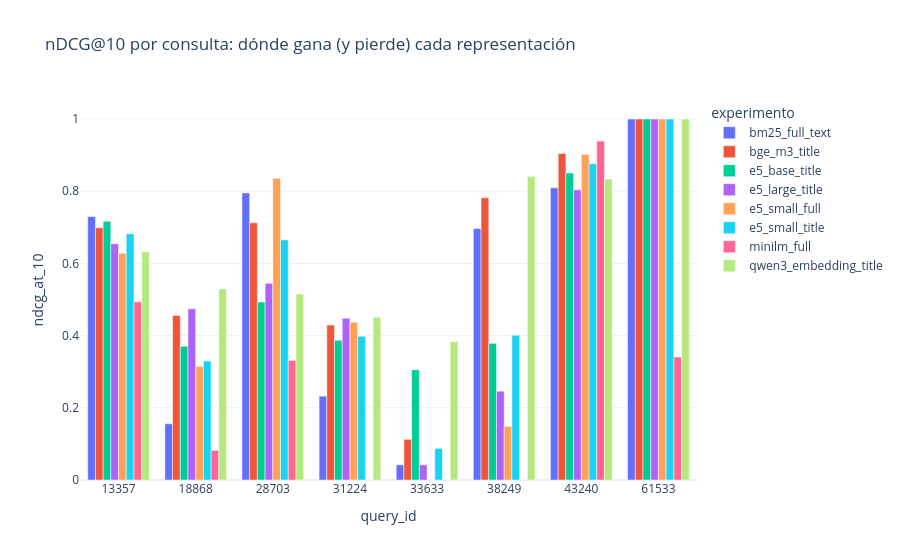

Write notebook code for a chart like this one.
### Markdown cell above
Cuatro lecturas, en orden de importancia:

1. **La composición manda**: mismo modelo (e5-small), y
   `title_brand_color` supera a `full_text` en las tres métricas. El
   texto sucio no es gratis.
2. **El objetivo de entrenamiento manda más que la dimensión**: MiniLM
   (384d, como e5-small) se hunde sin prefijos `query:`/`passage:` ni
   objetivo de recuperación.
3. **Con 8 consultas, la escalera de capacidad no es monótona**:
   e5-base mejora a e5-small (+0.094 MRR), pero e5-large *empeora* a
   e5-base en las tres métricas, y los retadores bge-m3 y Qwen3
   parecen dominar con claridad. Cada consulta mueve la macro-media
   0.125: este tamaño de muestra no puede distinguir señal de ruido
   entre modelos parejos — la sección siguiente lo resuelve.
4. **BM25 no desaparece**: empata en nDCG con la familia E5 y pierde
   con claridad en recall y MRR. La ventaja densa está en el
   emparejamiento por intención, no en el orden fino de lo ya
   encontrado léxicamente.

### Code cell
per_query_frames = []
for exp in experiments["experiments"]:
    frame = pd.DataFrame(exp["per_query"])
    frame["experimento"] = exp["experiment"]
    per_query_frames.append(frame)
per_query = pd.concat(per_query_frames)
px.bar(
    per_query, x="query_id", y="ndcg_at_10", color="experimento",
    barmode="group", title="nDCG@10 por consulta: dónde gana (y pierde) cada representación",
)

### Figure 1 — Plotly figure (JSON) as saved in the notebook; plotly's stock layout.template omitted (floating-point values rounded to 4 significant figures)
{"data": [{"alignmentgroup": "True", "hovertemplate": "experimento=bm25_full_text<br>query_id=%{x}<br>ndcg_at_10=%{y}<extra></extra>", "legendgroup": "bm25_full_text", "marker": {"color": "#636efa", "pattern": {"shape": ""}}, "name": "bm25_full_text", "offsetgroup": "bm25_full_text", "orientation": "v", "showlegend": true, "textposition": "auto", "type": "bar", "x": ["13357", "18868", "28703", "31224", "33633", "38249", "43240", "61533"], "xaxis": "x", "y": [0.7296, 0.1558, 0.7952, 0.2323, 0.0421, 0.6965, 0.8092, 1.0], "yaxis": "y"}, {"alignmentgroup": "True", "hovertemplate": "experimento=bge_m3_title<br>query_id=%{x}<br>ndcg_at_10=%{y}<extra></extra>", "legendgroup": "bge_m3_title", "marker": {"color": "#EF553B", "pattern": {"shape": ""}}, "name": "bge_m3_title", "offsetgroup": "bge_m3_title", "orientation": "v", "showlegend": true, "textposition": "auto", "type": "bar", "x": ["13357", "18868", "28703", "31224", "33633", "38249", "43240", "61533"], "xaxis": "x", "y": [0.6989, 0.4559, 0.7126, 0.4291, 0.1127, 0.7818, 0.9042, 1.0], "yaxis": "y"}, {"alignmentgroup": "True", "hovertemplate": "experimento=e5_base_title<br>query_id=%{x}<br>ndcg_at_10=%{y}<extra></extra>", "legendgroup": "e5_base_title", "marker": {"color": "#00cc96", "pattern": {"shape": ""}}, "name": "e5_base_title", "offsetgroup": "e5_base_title", "orientation": "v", "showlegend": true, "textposition": "auto", "type": "bar", "x": ["13357", "18868", "28703", "31224", "33633", "38249", "43240", "61533"], "xaxis": "x", "y": [0.7169, 0.3705, 0.4928, 0.3872, 0.3057, 0.3785, 0.8507, 1.0], "yaxis": "y"}, {"alignmentgroup": "True", "hovertemplate": "experimento=e5_large_title<br>query_id=%{x}<br>ndcg_at_10=%{y}<extra></extra>", "legendgroup": "e5_large_title", "marker": {"color": "#ab63fa", "pattern": {"shape": ""}}, "name": "e5_large_title", "offsetgroup": "e5_large_title", "orientation": "v", "showlegend": true, "textposition": "auto", "type": "bar", "x": ["13357", "18868", "28703", "31224", "33633", "38249", "43240", "61533"], "xaxis": "x", "y": [0.6546, 0.4742, 0.5447, 0.4481, 0.0421, 0.2462, 0.8038, 1.0], "yaxis": "y"}, {"alignmentgroup": "True", "hovertemplate": "experimento=e5_small_full<br>query_id=%{x}<br>ndcg_at_10=%{y}<extra></extra>", "legendgroup": "e5_small_full", "marker": {"color": "#FFA15A", "pattern": {"shape": ""}}, "name": "e5_small_full", "offsetgroup": "e5_small_full", "orientation": "v", "showlegend": true, "textposition": "auto", "type": "bar", "x": ["13357", "18868", "28703", "31224", "33633", "38249", "43240", "61533"], "xaxis": "x", "y": [0.6278, 0.3147, 0.8358, 0.4372, 0.0, 0.1488, 0.9022, 1.0], "yaxis": "y"}, {"alignmentgroup": "True", "hovertemplate": "experimento=e5_small_title<br>query_id=%{x}<br>ndcg_at_10=%{y}<extra></extra>", "legendgroup": "e5_small_title", "marker": {"color": "#19d3f3", "pattern": {"shape": ""}}, "name": "e5_small_title", "offsetgroup": "e5_small_title", "orientation": "v", "showlegend": true, "textposition": "auto", "type": "bar", "x": ["13357", "18868", "28703", "31224", "33633", "38249", "43240", "61533"], "xaxis": "x", "y": [0.6821, 0.3293, 0.6653, 0.3982, 0.08768, 0.4011, 0.876, 1.0], "yaxis": "y"}, {"alignmentgroup": "True", "hovertemplate": "experimento=minilm_full<br>query_id=%{x}<br>ndcg_at_10=%{y}<extra></extra>", "legendgroup": "minilm_full", "marker": {"color": "#FF6692", "pattern": {"shape": ""}}, "name": "minilm_full", "offsetgroup": "minilm_full", "orientation": "v", "showlegend": true, "textposition": "auto", "type": "bar", "x": ["13357", "18868", "28703", "31224", "33633", "38249", "43240", "61533"], "xaxis": "x", "y": [0.4934, 0.08232, 0.3312, 0.0, 0.0, 0.0, 0.9389, 0.3409], "yaxis": "y"}, {"alignmentgroup": "True", "hovertemplate": "experimento=qwen3_embedding_title<br>query_id=%{x}<br>ndcg_at_10=%{y}<extra></extra>", "legendgroup": "qwen3_embedding_title", "marker": {"color": "#B6E880", "pattern": {"shape": ""}}, "name": "qwen3_embedding_title", "offsetgroup": "qwen3_embedding_title", "orientation": "v", "showlegend": true, "textposition": "auto", "type": "bar", "x": ["13357", "18868", "28703", "31224", "33633", "38249", "43240", "61533"], "xaxis": "x", "y": [0.632, 0.5292, 0.5153, 0.4505, 0.3832, 0.8408, 0.8339, 1.0], "yaxis": "y"}], "layout": {"barmode": "group", "legend": {"title": {"text": "experimento"}, "tracegroupgap": 0}, "title": {"text": "nDCG@10 por consulta: dónde gana (y pierde) cada representación"}, "xaxis": {"anchor": "y", "domain": [0.0, 1.0], "title": {"text": "query_id"}}, "yaxis": {"anchor": "x", "domain": [0.0, 1.0], "title": {"text": "ndcg_at_10"}}}}
